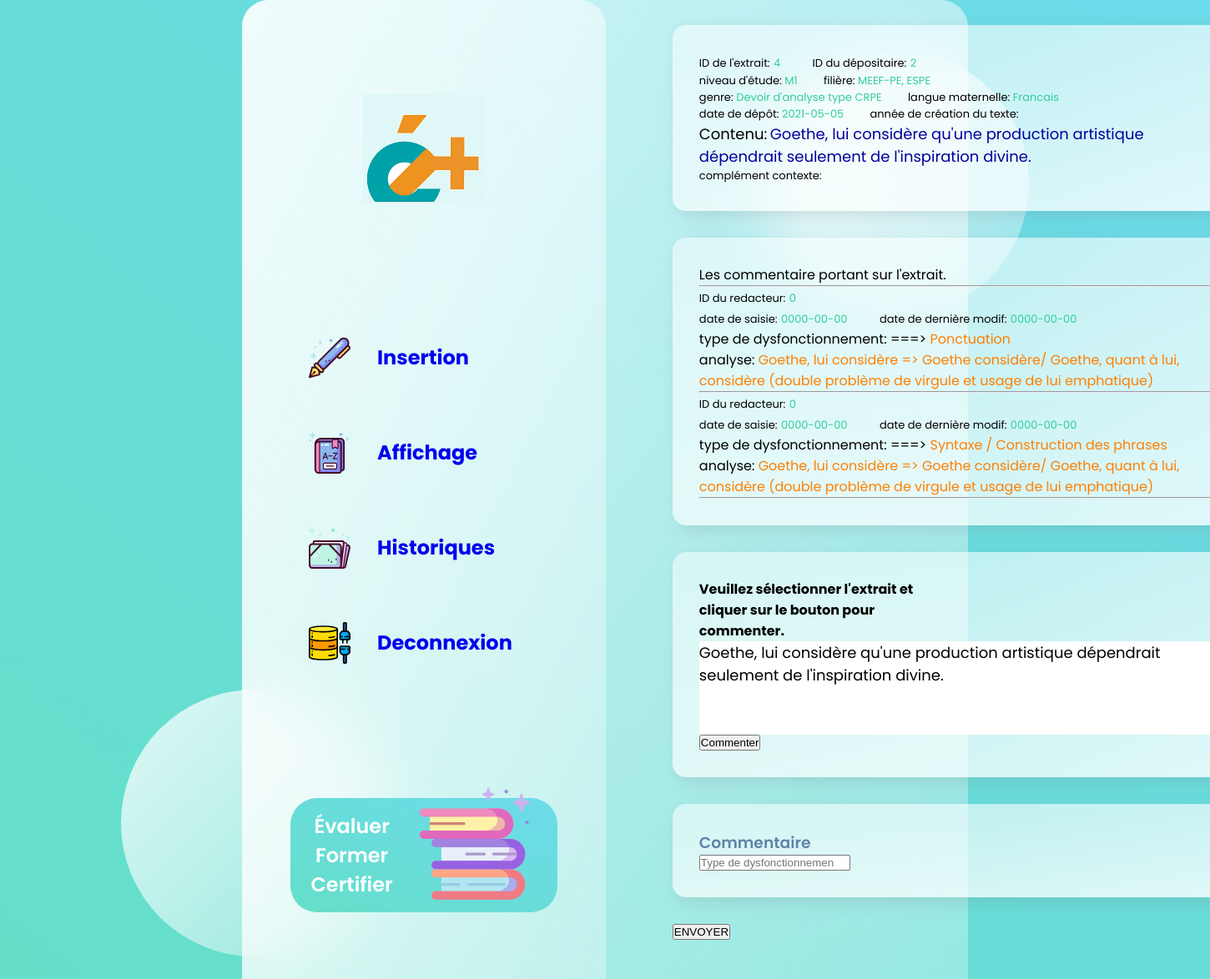
Page /login/affichage/commenter/commenter.php?idExtrait=4 on the committed database.
### tables this page shows
CREATE TABLE `EXTRAIT` (
  `idExtrait` int(11) NOT NULL,
  `contenu` text,
  `niveau` varchar(10) NOT NULL,
  `filiere` varchar(35) NOT NULL,
  `genre` varchar(35) NOT NULL,
  `langueMat` varchar(20) NOT NULL,
  `complement` text NOT NULL,
  `dateDepot` date NOT NULL,
  `anneeCreation` varchar(4) NOT NULL,
  `depositaire` int(11) NOT NULL
);

CREATE TABLE `COMMENTAIRE` (
  `idComm` int(11) NOT NULL,
  `posDebut` int(11) NOT NULL,
  `posFin` int(11) NOT NULL,
  `redacteur` int(11) NOT NULL,
  `typeDys` varchar(45) NOT NULL,
  `dateSaisie` date NOT NULL,
  `dateModif` date NOT NULL,
  `analyse` text NOT NULL,
  `idExtrait` int(11) NOT NULL
);

### login/DBPDO.class.php (called while the page is built, shortened)
<?php
class DBPDO {
    public $dbh;
    public $dsn;
    function __construct() {
		$this->dsn = 'mysql:host='.DB_HOST.';dbname='.DB_NAME.';charset=utf8';
    }
	public function connect() {
		try {
			$this->dbh = new PDO($this->dsn, DB_USER, DB_PWD);
		} catch (PDOException $e) {
			die('Erreur :'.$e->getMessage());
			echo "Accès impossible à la base ! <br/>\n";
		}
	}
	public function selectAll1($sql)
	{
		try {
			$stmt = $this->dbh->prepare($sql);
			$stmt->execute();
			return $stmt->fetchAll(PDO::FETCH_ASSOC);
		} catch (PDOException $e) {
			printf("Erreur d'affichage: %s\n", $e->getMessage());
		}
	}
}
$pdo = new DBPDO;
?>

### login/affichage/commenter/commenter.php (the view, shortened to what this page needs)
<html>
    <head>
		<link rel="stylesheet" href="../../user/style.css" />
    </head>
    <body>
	<main>
		<section class="glass">
		  <div class="dashboard">
		    <div class="user">
		      <img src="../../user/images/avatar.png" alt="" />
		    </div>
		    <div class="links">
		      <div class="link">
						<img src="../../user/images/insertion.svg" width="50px" height="50px" alt="">
		        <a href="../../soumettre/insertionExtrait.php"><h2>Insertion</h2></a>
		      </div>
		      <div class="link">
					  <img src="../../user/images/affichage.svg" width="50px" height="50px" alt="">
		        <a href="../affichage1.php"><h2>Affichage</h2></a>
		      </div>
		      <div class="link">
					  <img src="../../user/images/historique.svg" width="50px" height="50px" alt="">
		        <a href="../../user/index.php"><h2>Historiques</h2></a>
		      </div>
		      <div class="link">
					  <img src="../../user/images/deconnexion.svg" width="50px" height="50px" alt="">
		        <a href="../../deconnexion.php"><h2>Deconnexion</h2></a>
		      </div>
		    </div>
		    <div class="pro">
		      <h2>Évaluer Former Certifier</h2>
		      <img src="../../user/images/book.svg" width="42%" height="110%" alt="" />
		    </div>
		  </div>
		<?php
			include("../../DBPDO.class.php");
			$res=$pdo -> selectAll1("SELECT * FROM EXTRAIT WHERE idExtrait = {$_GET['idExtrait']}" );
			$resComm=$pdo -> selectAll1("SELECT * FROM COMMENTAIRE WHERE idExtrait = {$_GET['idExtrait']}" );
		?>
		<div class="games">
			<div class="cards">
				<div class="card">
					<div class="comp1">
						<?php
							$espace = "&nbsp;&nbsp;&nbsp;&nbsp;&nbsp;&nbsp;&nbsp;&nbsp;&nbsp;";
							echo "<span style='font-size:13px;'>ID de l'extrait:</span> <span style='color:32CD99;font-size:13px;'>{$res[0]['idExtrait']}</span>{$espace}";
							echo "<span style='font-size:13px;'>ID du dépositaire:</span> <span style='color:32CD99;font-size:13px;'>{$res[0]['depositaire']}</span></br>";
							echo "<span style='font-size:13px;'>niveau d'étude: <span style='color:32CD99;font-size:13px;'>{$res[0]['niveau']}</span>{$espace}";
							echo "<span style='font-size:13px;'>filière:</span> <span style='color:32CD99;font-size:13px;'>{$res[0]['filiere']}</span></br>";
							echo "<span style='font-size:13px;'>genre:</span> <span style='color:32CD99;font-size:13px;'>{$res[0]['genre']}</span>{$espace}";
							echo "<span style='font-size:13px;'>langue maternelle:</span> <span style='color:32CD99;font-size:13px;'>{$res[0]['langueMat']}</span></br>";
							echo "<span style='font-size:13px;'>date de dépôt:</span> <span style='color:32CD99;font-size:13px;'>{$res[0]['dateDepot']}</span>{$espace}";
							echo "<span style='font-size:13px;'>année de création du texte:</span> <span style='color:32CD99;font-size:13px;'>{$res[0]['anneeCreation']}</span></br>";
							echo "<span style='font-size:18px;'>Contenu:</span> <span style='color:#00009C;font-size:18px;'>{$res[0]['contenu']}</span></br>";
							echo "complément contexte: <span style='color:#3299CC;'>{$res[0]['complement']}</span>";
						?>
					</div>
				</div>
				<div class="card">
					<div class="comp1">
						<?php
						if($resComm){
							$espace = "&nbsp;&nbsp;&nbsp;&nbsp;&nbsp;&nbsp;&nbsp;&nbsp;&nbsp;";
							echo "Les commentaire portant sur l'extrait.";
							echo "<hr/>";
							$str = $res[0]['contenu'];
							foreach($resComm as $rowComm){
								$posDeb = $rowComm['posDebut'];
								$posNum = $rowComm['posFin'] - $rowComm['posDebut'];
								$textSelected = substr($str,$posDeb,$posNum);
								echo "<span style='font-size:13px;'>ID du redacteur:</span> <span style='color:#32CD99; font-size:13px;'>{$rowComm['redacteur']}</span></br>";
								echo "<span style='font-size:13px;'>date de saisie:</span> <span style='color:#32CD99;font-size:13px;'>{$rowComm['dateSaisie']}</span>{$espace}";
								echo "<span style='font-size:13px;'>date de dernière modif:</span> <span style='color:#32CD99;font-size:13px;'>{$rowComm['dateModif']}</span></br>";
								echo "type de dysfonctionnement: <span style='color:#00009C;'> {$textSelected}</span> ===> <span style='color: #FF7F00;'>{$rowComm['typeDys']} </span></br>";
								echo "analyse: <span style='color:#FF7F00;'>{$rowComm['analyse']}</span></br>";
								echo "<hr/>";
							}
						}
						else{
							echo "Aucun commentaire portant sur cette extrait.";
						}
						?>
					</div>
				</div>
				<div class="card">
					<section>
						<article>
							<h4>Veuillez sélectionner l'extrait et cliquer sur le bouton pour commenter.</h4>
							<textarea style="border: 0;font-family: inherit;font-size: large; width: 38.75rem; height: 7rem;" id="edition" readonly><?php echo $res[0]['contenu'] ?></textarea>
							<input type="button" value="Commenter" id="ok"/>
						</article>
					</section>
				</div>
				<form id="form" action="commenter_a.php">
					<div class="card">
						<article>
							<h3>Commentaire</h3>
							<input list="typeDys"  type="text" class="input" name="typeDys" placeholder="Type de dysfonctionnement" autocomplete="off" />
						</article>
					</div>
					<button type = "submit" onclick="docheck(php);">ENVOYER</button>
				</form>
			</div>
		</div>
		</section>
	</main>
	<div class="circle1"></div>
	<div class="circle2"></div>
    </body>
</html>

### login/user/style.css (style rules this page uses)
* { margin: 0; padding: 0; box-sizing: border-box; TEXT-DECORATION:none }
h3 { color: #426696; font-weight: 600; opacity: 0.8; }
main { font-family: "Poppins", sans-serif; min-height: 100vh; background: linear-gradient(to right top, #65dfc9, #6cdbeb); display: flex; align-items: center; justify-content: center; }
.glass { background: white; min-height: 80vh; width: 60%; background: linear-gradient( to right bottom, rgba(255, 255, 255, 0.7), rgba(255, 255, 255, 0.3) ); border-radius: 2rem; z-index: 2; backdrop-filter: blur(2rem); display: flex; }
.circle1, .circle2 { background: white; background: linear-gradient( to right bottom, rgba(255, 255, 255, 0.8), rgba(255, 255, 255, 0.3) ); height: 20rem; width: 20rem; position: absolute; border-radius: 50%; }
.circle1 { top: 5%; right: 15%; }
.circle2 { bottom: 5%; left: 10%; }
.dashboard { flex: 1; display: flex; flex-direction: column; align-items: center; justify-content: space-evenly; text-align: center; background: linear-gradient( to right bottom, rgba(255, 255, 255, 0.7), rgba(255, 255, 255, 0.3) ); border-radius: 2rem; }
.link { display: flex; margin: 2rem 0rem; padding: 1rem 5rem; align-items: center; }
.link h2 { padding: 0rem 2rem; }
.games { flex: 2; }
.pro { background: linear-gradient(to right top, #65dfc9, #6cdbeb); border-radius: 2rem; color: white; padding: 1rem; position: relative; }
.pro img { position: absolute; top: -15%; right: 10%; }
.pro h2 { width: 40%; color: white; font-weight: 600; }
.games { margin: 5rem; display: flex; flex-direction: column; justify-content: space-evenly; }
.card { display: flex; background: linear-gradient( to left top, rgba(255, 255, 255, 0.8), rgba(255, 255, 255, 0.5) ); border-radius: 1rem; margin: 2rem 0rem; padding: 2rem; box-shadow: 6px 6px 20px rgba(122, 122, 122, 0.212); justify-content: space-between; }
textarea { border : solid 1px; }
section { display : flex; }
article { width : 45%; }
#edition { width : 45%; }

### login/affichage/commenter/commenter.php (style rules this page uses)
a { TEXT-DECORATION:none }
.cards,.status { margin-top: -12%; }

### rows in the picture
extrait: idExtrait "4", depositaire "2", niveau "M1", filiere "MEEF-PE, ESPE", genre "Devoir d'analyse type CRPE", langueMat "Francais", dateDepot "2021-05-05", contenu "Goethe, lui considère qu'une production artistique dépendrait seulement de l'inspiration divine."
commentaire: redacteur "0", dateSaisie "0000-00-00", dateModif "0000-00-00", typeDys "Ponctuation", analyse "Goethe, lui considère => Goethe considère/ Goethe, quant à lui, considère (double problème de virgule et usage de lui emphatique)"
commentaire: redacteur "0", dateSaisie "0000-00-00", dateModif "0000-00-00", typeDys "Syntaxe / Construction des phrases", analyse "Goethe, lui considère => Goethe considère/ Goethe, quant à lui, considère (double problème de virgule et usage de lui emphatique)"
